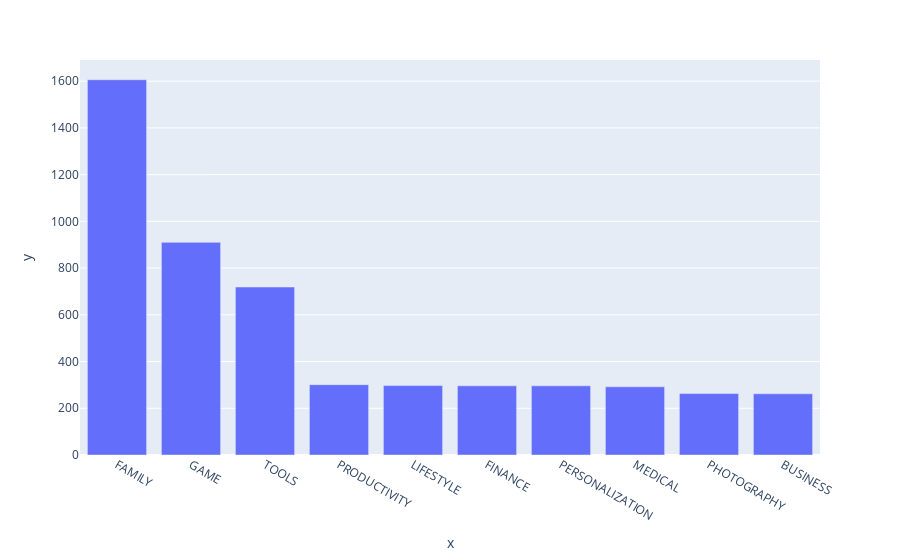

The cell this chart's notebook holds for it:
### Markdown cell above
# Find the Most Expensive Apps, Filter out the Junk, and Calculate a (ballpark) Sales Revenue Estimate

Let's examine the Price column more closely.

**Challenge**: Convert the price column to numeric data. Then investigate the top 20 most expensive apps in the dataset.

Remove all apps that cost more than $250 from the `df_apps_clean` DataFrame.

Add a column called 'Revenue_Estimate' to the DataFrame. This column should hold the price of the app times the number of installs. What are the top 10 highest grossing paid apps according to this estimate? Out of the top 10 highest grossing paid apps, how many are games?

### Code cell
bar = px.bar(x = top10_category.index, y = top10_category.values)
bar.show()

### Figure 1 — Plotly figure (JSON) as saved in the notebook; plotly's stock layout.template omitted (floating-point values rounded to 4 significant figures)
{"data": [{"alignmentgroup": "True", "hovertemplate": "x=%{x}<br>y=%{y}<extra></extra>", "legendgroup": "", "marker": {"color": "#636efa"}, "name": "", "offsetgroup": "", "orientation": "v", "showlegend": false, "textposition": "auto", "type": "bar", "x": ["FAMILY", "GAME", "TOOLS", "PRODUCTIVITY", "LIFESTYLE", "FINANCE", "PERSONALIZATION", "MEDICAL", "PHOTOGRAPHY", "BUSINESS"], "xaxis": "x", "y": [1606, 910, 719, 301, 297, 296, 296, 292, 263, 262], "yaxis": "y"}], "layout": {"barmode": "relative", "legend": {"tracegroupgap": 0}, "margin": {"t": 60}, "xaxis": {"anchor": "y", "domain": [0, 1], "title": {"text": "x"}}, "yaxis": {"anchor": "x", "domain": [0, 1], "title": {"text": "y"}}}}
